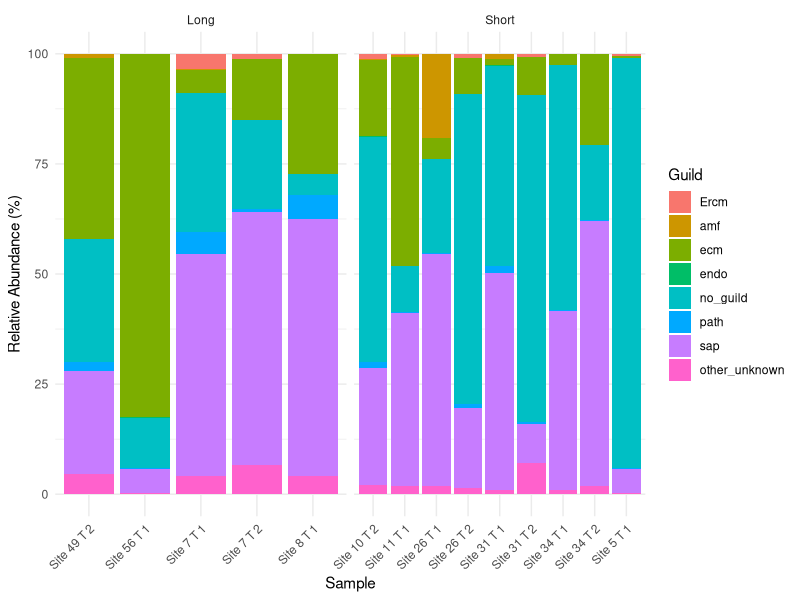

Generate this figure with R:
library(tidyr)
library(dplyr)
library(ggplot2)
library(vegan)
library(stringr)
library(readr)


Bag_data<-read.csv('Processed_data/All_Bag_Site_Info.csv')%>%
  dplyr::select(Tube_ID,Site,Transect,Fire.Severity,Fire.Interval)%>%
  group_by(Site,Transect)

CNP_Seq<-read.csv('Processed_data/CNP_seq_dat.csv') %>%
  mutate(Tube_ID = if_else(Tube_ID == "26.1A26.2", "26.1", Tube_ID))%>%
  #26.2 was added to 26.1, but contamination was minimal therefore 26.1A26.2 is transformed to just 26.1
  separate(Tube_ID, into = c("Site", "Transect"), sep = "\\.")%>%
  mutate(Site=as.numeric(Site),
         Transect=as.numeric(Transect))

dat_summary_Jeff <- read_tsv('Raw_data/Jeff_Prelim/SMM/ITS_output_summarised.tsv')%>%
  filter(str_detect(barcode, "T"))

Jeff_alpha<-Bag_data%>%select(-Tube_ID)%>%distinct()%>%
  right_join(dat_summary_Jeff%>%left_join(CNP_Seq%>%select(barcode,Site,Transect)%>%distinct()))%>%select(-sample)

#calc guild proportion per sample
CNP_Guild<-CNP_Seq%>%
  mutate(guild2 = case_when(
    str_detect(guild, "Saprotroph") ~ "sap",
    guild == "Arbuscular Mycorrhizal" ~ "amf",
    guild == "Ectomycorrhizal" ~ "ecm",
    guild == "Plant Pathogen" ~ "path",
    guild == 'Endophyte' ~ "endo",
    guild == 'Orchid Mycorrhizal' ~ 'orch_mf',
    guild == 'Ericoid Mycorrhizal' ~ 'Ercm',
    is.na(guild) ~ 'no_guild',  # Assigns 'no_guild' if guild is NA
    TRUE ~ 'other_unknown'      # Handles other non-matching values
  )) %>%  # Assigns NA to any rows that do not match the specified conditions
  group_by(Site,Transect,guild2) %>% 
  summarise(count=sum(count))%>%
  ungroup() %>%  # Remove grouping for easier calculations
  # Calculate total reads per sample (Site, Transect)
  group_by(Site, Transect) %>%
  mutate(total_reads = sum(count)) %>%
  ungroup() %>%
  # Calculate percentage of total reads per guild
  mutate(percentage = (count / total_reads) * 100,
         Group = case_when(
           guild2 %in% c("amf", "ecm", "orch_mf", "Ercm") ~ "Mycorrhizal",
           guild2 %in% c("sap","path", "other_unknown")  ~ 'Non-Mycorrhizal',
           TRUE ~ "Unknown"
         ))

Bag_comp<-CNP_Guild%>%group_by(Group)%>%summarise()


Sample_Guild<-Bag_data%>%right_join(CNP_Guild, by = c('Site','Transect'),relationship = "many-to-many")


Sample_Guild %>%
  group_by(Sample = paste("Site", Site, "T", Transect)) %>%
  mutate(
    Site = as.factor(Site),
    guild2 = factor(guild2, levels = c(setdiff(unique(guild2), "other_unknown"), "other_unknown")),
    # Calculate relative abundance within each site/transect
    rel_abundance = count/sum(count) * 100,
    # Create a factor with custom ordering for site/transect combinations
    Sample = factor(Sample,
                           levels = unique(Sample)[order(Site, Transect)]))%>%
  ggplot(aes(x = Sample, y = rel_abundance, fill = guild2)) +
  geom_bar(stat = "identity") +
  theme_minimal() +
  theme(axis.text.x = element_text(angle = 45, hjust = 1)) +
  facet_wrap(~Fire.Interval, scales = "free_x") +
  labs(
    x = "Sample",
    y = "Relative Abundance (%)",
    fill = "Guild"
  ) +
  scale_y_continuous(limits = c(0, 100))






##### Prep data



#calc guild proportion per sample
CNP_myco_comm<-CNP_Seq%>%
  mutate(guild2 = case_when(
    str_detect(guild, "Saprotroph") ~ "sap",
    guild == "Arbuscular Mycorrhizal" ~ "amf",
    guild == "Ectomycorrhizal" ~ "ecm",
    guild == "Plant Pathogen" ~ "path",
    guild == 'Endophyte' ~ "endo",
    guild == 'Orchid Mycorrhizal' ~ 'orch_mf',
    guild == 'Ericoid Mycorrhizal' ~ 'Ercm',
    is.na(guild) ~ 'no_guild',  # Assigns 'no_guild' if guild is NA
    TRUE ~ 'other_unknown'      # Handles other non-matching values
  ))  %>%
  mutate(across(starts_with('ITSall'), ~replace_na(., 0)))%>%
  filter(guild %in%c("Ectomycorrhizal","Arbuscular Mycorrhizal","Orchid Mycorrhizal","Ericoid Mycorrhizal"))%>%
  mutate(barcode=str_remove(barcode,'A2'))# fix note about DNA extraction
  
write.csv(CNP_myco_comm, 'Processed_data/CNP_seq__myco_dat.csv', row.names = FALSE)